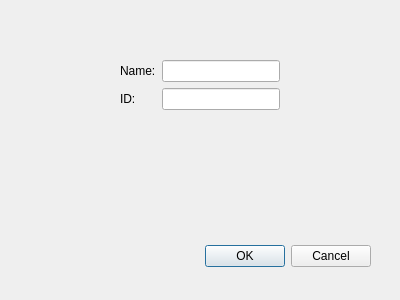
<?xml version="1.0" encoding="UTF-8"?>
<ui version="4.0">
 <class>add_dialog</class>
 <widget class="QDialog" name="add_dialog">
  <property name="geometry">
   <rect>
    <x>0</x>
    <y>0</y>
    <width>400</width>
    <height>300</height>
   </rect>
  </property>
  <property name="windowTitle">
   <string>Dialog</string>
  </property>
  <widget class="QDialogButtonBox" name="buttonBox">
   <property name="geometry">
    <rect>
     <x>30</x>
     <y>240</y>
     <width>341</width>
     <height>32</height>
    </rect>
   </property>
   <property name="orientation">
    <enum>Qt::Horizontal</enum>
   </property>
   <property name="standardButtons">
    <set>QDialogButtonBox::Cancel|QDialogButtonBox::Ok</set>
   </property>
  </widget>
  <widget class="QWidget" name="formLayoutWidget">
   <property name="geometry">
    <rect>
     <x>120</x>
     <y>60</y>
     <width>160</width>
     <height>121</height>
    </rect>
   </property>
   <layout class="QFormLayout" name="formLayout">
    <item row="0" column="0">
     <widget class="QLabel" name="label">
      <property name="text">
       <string>Name:</string>
      </property>
     </widget>
    </item>
    <item row="0" column="1">
     <widget class="QLineEdit" name="lineEdit"/>
    </item>
    <item row="1" column="0">
     <widget class="QLabel" name="label_2">
      <property name="text">
       <string>ID:</string>
      </property>
     </widget>
    </item>
    <item row="1" column="1">
     <widget class="QLineEdit" name="lineEdit_2"/>
    </item>
   </layout>
  </widget>
 </widget>
 <resources/>
 <connections>
  <connection>
   <sender>buttonBox</sender>
   <signal>accepted()</signal>
   <receiver>add_dialog</receiver>
   <slot>accept()</slot>
   <hints>
    <hint type="sourcelabel">
     <x>248</x>
     <y>254</y>
    </hint>
    <hint type="destinationlabel">
     <x>157</x>
     <y>274</y>
    </hint>
   </hints>
  </connection>
  <connection>
   <sender>buttonBox</sender>
   <signal>rejected()</signal>
   <receiver>add_dialog</receiver>
   <slot>reject()</slot>
   <hints>
    <hint type="sourcelabel">
     <x>316</x>
     <y>260</y>
    </hint>
    <hint type="destinationlabel">
     <x>286</x>
     <y>274</y>
    </hint>
   </hints>
  </connection>
 </connections>
</ui>
